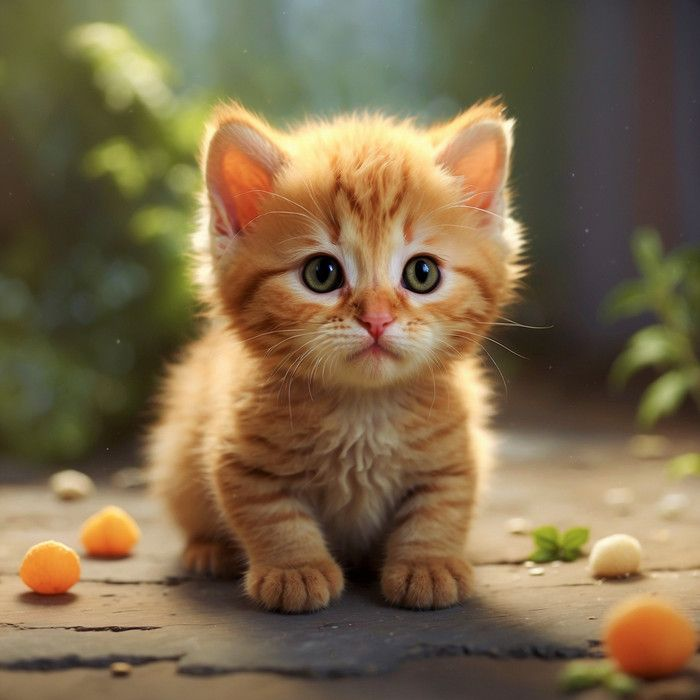
#> input picture opencv_intro/A Cute Cat Photo _ JPG Free Download - Pikbest.jpeg, 700 x 700 px, found by its file name
$ jupyter execute intro.ipynb
#> lines starting #> are read from the running program, lines starting #| are printed output that depends on the picture; after the words box and inside, x2 and y2 are one past the last pixel; in counts of white or black regions, pixels touching at a corner belong together
[cell 1]
import cv2

[cell 2]
img=cv2.imread(r'C:\Users\gopik\OneDrive\Documents\DL Projects\opencv_intro\A Cute Cat Photo _ JPG Free Download - Pikbest.jpeg')
#> img is the input picture: shape (700, 700, 3); mean B, G, R 75.2, 105.5, 124.1
             #r -> relative path
img

[cell 3]
# array([[[254,249,250],  -> a pixel
#         [255, 249, 250],
#         [255, 249, 250],
#         ...,
#         [254, 241, 243],
#         [254, 241, 243],
#         [254, 241, 243]] -> a row
#         .............
#         .............
#         .............]) -> full image

[cell 4]
img.shape
#> Out = (700, 700, 3)

#(5760, 3840, 3) -> (rows,columns,color channels(RGB))

[cell 5]
#To resize image and window


# Get the current window size
width, height = img.shape[1], img.shape[0]
#> width = 700; height = 700

# Calculate the new width and height based on a desired scaling factor (e.g., 0.5 for half size)
scaling_factor = 0.7
new_width = int(width * scaling_factor)
#> new_width = 489
new_height = int(height * scaling_factor)
#> new_height = 489

# Resize the image
resized_img = cv2.resize(img, (new_width, new_height))

[cell 6]
cv2.imshow('Cat',resized_img)  # (window name , image name)
cv2.waitKey(500)   # 500 milli seconds
cv2.destroyAllWindows()

[cell 7]
img_gray = cv2.imread('A Cute Cat Photo _ JPG Free Download - Pikbest.jpeg',cv2.IMREAD_GRAYSCALE)
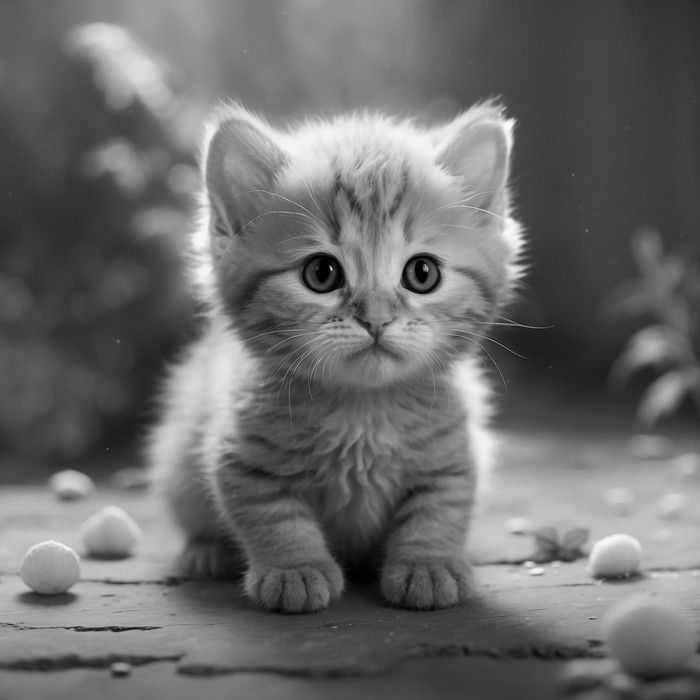
#> img_gray: shape (700, 700); min 0, max 255, mean 107.6
img_gray

[cell 8]
#array([[250, 250, 250, ..., 243, 243, 243],
#        [250, 250, 250, ..., 243, 243, 243],
#        [250, 250, 250, ..., 243, 243, 243],
#        ...,
#        [152, 152, 153, ..., 203, 211, 214],
#        [152, 152, 152, ..., 205, 213, 219],
#        [152, 152, 151, ..., 199, 212, 231]], dtype=uint8)

# 2D array , each number represents a pixel

[cell 9]
img_gray.shape
#> Out = (700, 700)

[cell 10]
w,h=img_gray.shape[1],img_gray.shape[0]
#> w = 700; h = 700
scaling_factor=0.7
new_w=int(scaling_factor*w)
#> new_w = 489
new_h=int(scaling_factor*h)
#> new_h = 489
img_gray=cv2.resize(img_gray,(new_w,new_h))
#> img_gray: shape (489, 489)

[cell 11]
cv2.imshow("Cat Gray",img_gray)
cv2.waitKey()
cv2.destroyAllWindows()

[cell 12]
thresh,img_binary=cv2.threshold(img_gray,170,255,cv2.THRESH_BINARY)   # threshold() -  to convert a grayscale image into a binary image
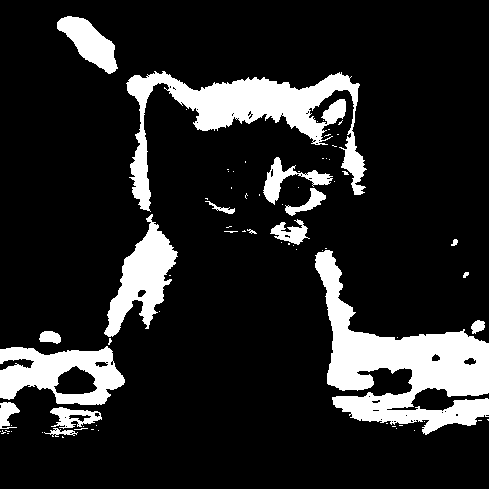
#> img_binary: shape (489, 489); 15.1% white; 75 white regions (58 under 20 px), largest, box (x1, y1, x2, y2) and area: (315, 250, 489, 435) 12929, (126, 71, 367, 212) 9589, (0, 346, 125, 405) 4417
cv2.imshow('Cat Binary',img_binary)                                   # 170 -  determines the cutoff point for separating pixels into
cv2.waitKey()                                                         #         black and white. Pixels with values(from gray sacle image)
cv2.destroyAllWindows()                                               #         greater than or equal to 125 will be set to 255 (white),
                                                                      #         and pixels with values less than 125 will be set to 0 (black).

[cell 13]
thresh

[cell 14]
thresh,img_binary=cv2.threshold(img_gray,125,255,cv2.THRESH_OTSU)    #THRESH_OTSU - to automatically determine the optimal threshold value
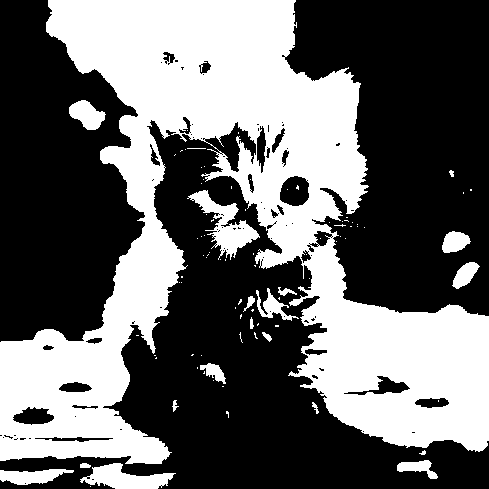
#> img_binary: shape (489, 489); 40.8% white; 89 white regions (70 under 20 px), largest, box (x1, y1, x2, y2) and area: (0, 0, 489, 464) 90412, (187, 190, 260, 260) 1703, (80, 463, 176, 489) 1356
#> thresh = 115
cv2.imshow('Cat Binary',img_binary)
cv2.waitKey()
cv2.destroyAllWindows()

[cell 15]
thresh
#> Out = 115

[cell 16]
cv2.imshow('Cat',resized_img)
cv2.imshow('Cat Gray',img_gray)
cv2.imshow('Cat Binary',img_binary)
cv2.waitKey()
cv2.destroyAllWindows()

[cell 17]
#matplotlib

import matplotlib.pyplot as plt
plt.imshow(img)

[cell 18]
# When we load an image(say an rgb image) using cv2.imread(), it loads the image in BGR format by default.and when we
# need to diaplay the image using cv2.imshow() it will automatically show the image in correct format(rgb)
# but when we use matplotlib to diaplay image it will not convert the bgr image, we need to convert it manually.

[cell 19]
conv_img=cv2.cvtColor(img,cv2.COLOR_BGR2RGB)
plt.imshow(conv_img)

[cell 20]
# X axis -> values increses from left to right
# Y axis -> values increases from top to bottom

[cell 21]
#drawing rectangle - we need to define 2 points to draw a rectangle (top left and bottom right)

conv_img=cv2.cvtColor(img,cv2.COLOR_BGR2RGB)   # include the conversion ineach step of the drawing process
                                               # to avoid overlapping multiple drawings on a single image
cv2.rectangle(conv_img,pt1=(150,90),pt2=(530,610),color=(32,0,224),thickness=3)
plt.imshow(conv_img)                           # negative value for thickness will fill the rectangle

[cell 22]
#Circle

conv_img=cv2.cvtColor(img,cv2.COLOR_BGR2RGB)
cv2.circle(conv_img,center=(350,350),radius=290,color=(34,0,0),thickness=3)
plt.imshow(conv_img)

[cell 23]
#putText

conv_img=cv2.cvtColor(img,cv2.COLOR_BGR2RGB)
cv2.putText(conv_img,text="Kitty",org=(300,50),fontFace=cv2.FONT_HERSHEY_COMPLEX_SMALL,fontScale=2,color=(3,8,6),thickness=3)
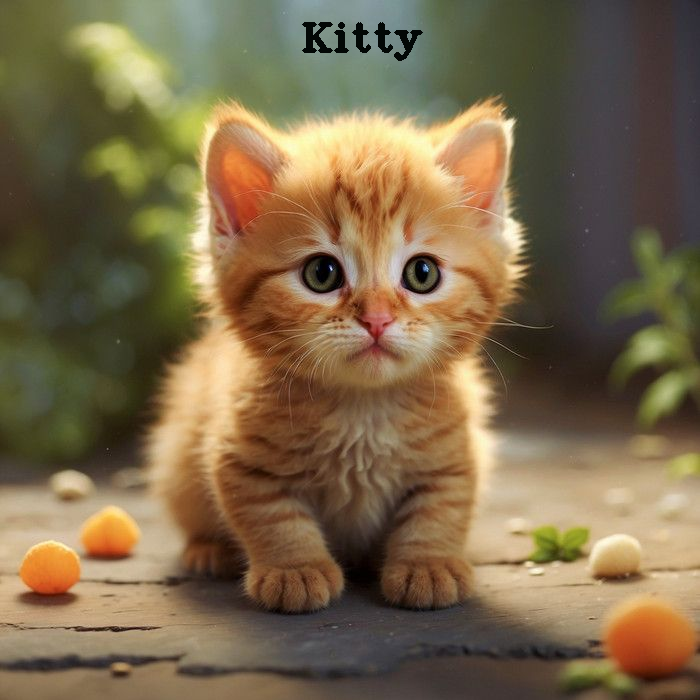
#> conv_img: shape (700, 700, 3); mean R, G, B 123.7, 105, 74.8
plt.imshow(conv_img)
